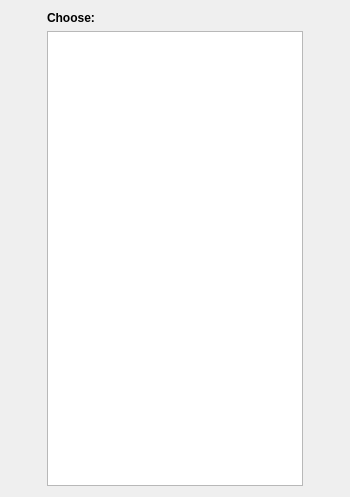
<?xml version="1.0" encoding="UTF-8"?>
<ui version="4.0">
 <class>ThorMangCalibration</class>
 <widget class="QWidget" name="ThorMangCalibration">
  <property name="enabled">
   <bool>true</bool>
  </property>
  <property name="geometry">
   <rect>
    <x>0</x>
    <y>0</y>
    <width>350</width>
    <height>497</height>
   </rect>
  </property>
  <property name="sizePolicy">
   <sizepolicy hsizetype="Preferred" vsizetype="Preferred">
    <horstretch>0</horstretch>
    <verstretch>0</verstretch>
   </sizepolicy>
  </property>
  <property name="maximumSize">
   <size>
    <width>16777215</width>
    <height>16777215</height>
   </size>
  </property>
  <property name="windowTitle">
   <string>ThorMangCalibration</string>
  </property>
  <layout class="QGridLayout" name="gridLayout">
   <property name="sizeConstraint">
    <enum>QLayout::SetNoConstraint</enum>
   </property>
   <item row="0" column="1">
    <layout class="QGridLayout" name="page_layout" rowstretch="0,1">
     <item row="0" column="0">
      <widget class="QLabel" name="label">
       <property name="sizePolicy">
        <sizepolicy hsizetype="Maximum" vsizetype="Fixed">
         <horstretch>0</horstretch>
         <verstretch>0</verstretch>
        </sizepolicy>
       </property>
       <property name="text">
        <string>&lt;html&gt;&lt;head/&gt;&lt;body&gt;&lt;p&gt;&lt;span style=&quot; font-weight:600;&quot;&gt;Choose:&lt;/span&gt;&lt;/p&gt;&lt;/body&gt;&lt;/html&gt;</string>
       </property>
      </widget>
     </item>
     <item row="1" column="0">
      <widget class="QListWidget" name="path_list">
       <property name="sizePolicy">
        <sizepolicy hsizetype="Maximum" vsizetype="MinimumExpanding">
         <horstretch>0</horstretch>
         <verstretch>0</verstretch>
        </sizepolicy>
       </property>
       <property name="toolTip">
        <string>&lt;html&gt;&lt;head/&gt;&lt;body&gt;&lt;p&gt;Click on a path name to choose it. Then click the button 'Next' to continue.&lt;/p&gt;&lt;/body&gt;&lt;/html&gt;</string>
       </property>
       <property name="sizeAdjustPolicy">
        <enum>QAbstractScrollArea::AdjustIgnored</enum>
       </property>
      </widget>
     </item>
    </layout>
   </item>
  </layout>
 </widget>
 <resources/>
 <connections/>
</ui>
